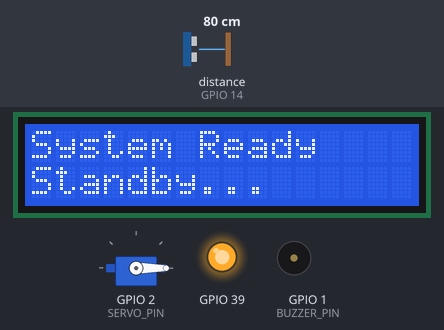
A program run on a simulated ESP32-S3. Parts: 16×2 character LCD, servo, output pins drawn as LEDs (lit = HIGH), buzzer (waves = sounding). Wiring (inferred from the names in the program): ultrasonic range finder: trigger GPIO 3; echo GPIO 14. Inputs (shaded band) come from the test bench; at power-on: distance to the obstacle (sensor on GPIO 14) 80 cm. WiFi joins after 1.5 s; servers stay silent unless stated; uploads are accepted with an empty reply; the camera gives no picture; pins used as bus, display or sensor lines are not drawn; what the program prints to the serial monitor is not drawn.

Above: at 7.1 s.
7.2 s: distance to the obstacle (sensor on GPIO 14) set to 33 cm
8.7 s: distance to the obstacle (sensor on GPIO 14) set to 27 cm
At 10.4 s:
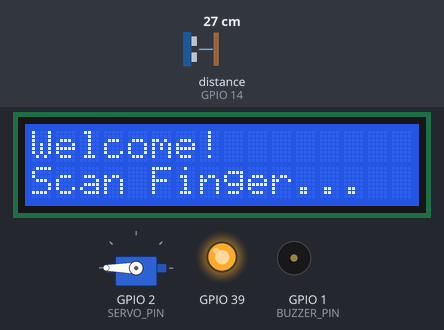
At 14.4 s:
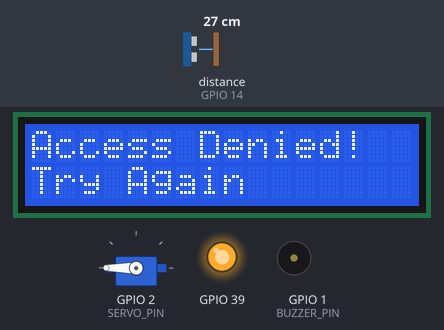
15.4 s: distance to the obstacle (sensor on GPIO 14) set to 2 cm
At 15.44 s:
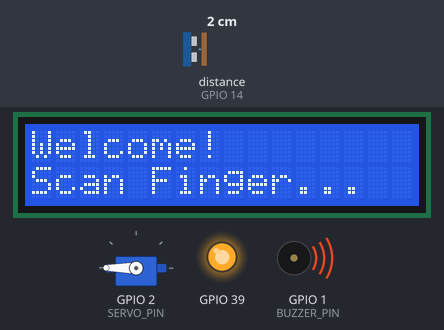
Timing chart, 0 to 18.1 s (numbered marks = the images above; inputs shaded):
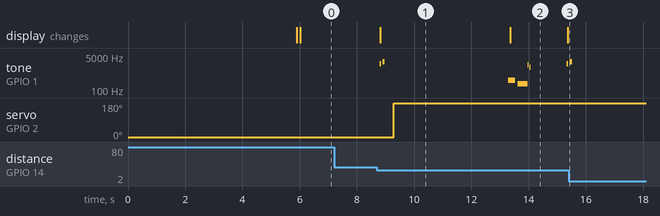

The program:

main.cpp
```cpp
#include <Arduino.h>
#include <ESP32Servo.h>
#include <Wire.h>
#include "wifi_connect.h"
#include "camera_uploader.h"
#include "fingerprint_sensor.h"
#include "ultrasonic_sensor.h"
#include "servo_motor.h"
#include "lcd_screen.h"
#include "fsm_controler.h"
#include "config.h"
#include "network_add_logs.h"
#include "helper_timer.h"
#include "buzzer_sound.h"

QueueHandle_t xEventQueue = NULL;
QueueHandle_t xLcdQueue = NULL;
QueueHandle_t xLogQueue = NULL;

Servo doorServo;

volatile bool isFingerprintEnabled = false;

void setup()
{
  Serial.begin(115200);
  Serial.println("  SYSTEM INITIALIZED    ");

  uint32_t startWait = millis();
  while (!Serial && (millis() - startWait < 3000))
  {
    delay(10);
  }

  Serial.println("\n=================================");
  Serial.println("  ESP32-S3 SYSTEM INITIALIZED    ");
  Serial.println("=================================");
  delay(1000); // Allow time for Serial Monitor to initialize

  xEventQueue = xQueueCreate(10, sizeof(SystemEvent));
  xLcdQueue = xQueueCreate(5, sizeof(LcdMessage));
  xLogQueue = xQueueCreate(5, sizeof(LogPayload));

  connectWiFi(); // Connect to Wi-Fi
  initCamera();  // Initialize Camera

  delay(1000); // Allow for init

  initBuzzer();
  initTime();
  initializeLCD();   // Initialize LCD
  initFingerprint(); // Initialize Fingerprint Sensor
  initializeServo(); // Initialize Servo Pin

  initializeUltrasonicSensor(); // Initialize Ultrasonic

  xTaskCreatePinnedToCore(TaskSystemManager, "FSM_Task", 4096, NULL, 3, NULL, 1);
  xTaskCreatePinnedToCore(TaskNetworkLogger, "NETWORK_TASK", 12288, NULL, 2, NULL, 0);

  Serial.println("--- ESP32-S3 Obstacle Detection System Ready ---");
}

void loop()
{
  vTaskDelay(pdMS_TO_TICKS(100)); // Delay for 100ms to avoid flooding the serial output
}
```

buzzer_sound.h
```cpp
#ifndef BUZZER_SOUND_H
#define BUZZER_SOUND_H

#include "config.h"

void initBuzzer();
void triggerBuzzer(BuzzerPattern pattern);

#endif
```

camera_uploader.h
```cpp
#ifndef CAMERA_UPLOADER_H
#define CAMERA_UPLOADER_H

#include <Arduino.h>

// Initialize OV2640 camera hardware
void initCamera();

// Capture a frame and POST it to your server URL
void captureAndUpload();
bool triggerCameraUpload(const char *eventId);

#endif // CAMERA_UPLOADER_H
```

fingerprint_sensor.h
```cpp
#ifndef FINGERPRINT_SENSOR_H
#define FINGERPRINT_SENSOR_H

#include <Arduino.h>

void initFingerprint();

int getFingerprintID();                   // Scan for a finger and return the matched ID (returns -1 if no match)
void TaskFingerprint(void *pvParameters); // Task to continuously scan for fingerprints

#endif // FINGERPRINT_SENSOR_H
```

fsm_controler.h
```cpp
#ifndef FSM_CONTROLER_H
#define FSM_CONTROLER_H

void TaskSystemManager(void *pvParameters);

#endif
```

helper_timer.h
```cpp
#ifndef HELPER_TIMER_H
#define HELPER_TIMER_H
#include <sys/time.h>

void initTime();
void generateEventId(char *buffer, size_t len);

#endif
```

network_add_logs.h
```cpp
#ifndef NETWORK_LOGGER_TASK_H
#define NETWORK_LOGGER_TASK_H

#include <Arduino.h>

void TaskNetworkLogger(void *pvParameters);
bool triggerAddLog(const char *eventId, const char *reason);

#endif
```

servo_motor.h
```cpp
#ifndef SERVO_MOTOR_H
#define SERVO_MOTOR_H

#include <Arduino.h>
void initializeServo();
void rotateServoToAngle(int angle);
#endif
```

ultrasonic_sensor.h
```cpp
#ifndef ULTRASONIC_SENSOR_H
#define ULTRASONIC_SENSOR_H

#include <Arduino.h>

void initializeUltrasonicSensor();
void TaskUltrasonic(void *pvParameters);
void resetUltrasonicPresence();

#endif
```

wifi_connect.h
```cpp
#ifndef WIFI_CONNECT_H
#define WIFI_CONNECT_H

#include <Arduino.h>

// Function declaration
void connectWiFi();

#endif // WIFI_CONNECT_H
```

controler.cpp
```cpp
#include "fsm_controler.h"
#include "servo_motor.h"
#include "config.h"
#include "fingerprint_sensor.h"
#include "ultrasonic_sensor.h"
#include "camera_uploader.h"
#include "helper_timer.h"
#include "network_add_logs.h"
#include "buzzer_sound.h"

void TaskSystemManager(void *pvParameters)
{
    SystemState currentState = STATE_IDLE;
    SystemEvent event;
    uint8_t retryCount = 0;

    sendToLcd("System Ready", "Standby...");

    for (;;)
    {
        if (xQueueReceive(xEventQueue, &event, portMAX_DELAY) == pdTRUE)
        {

            // --- 2. FINITE STATE MACHINE ---
            switch (currentState)
            {

            case STATE_IDLE:
                if (event.type == EVENT_PERSON_NEAR)
                {
                    retryCount = 0; // Reset retry count when a new person is detected
                    triggerBuzzer(BUZZ_WELCOME);
                    sendToLcd("Welcome!", "Scan Finger...");
                    isFingerprintEnabled = true;
                    vTaskDelay(pdMS_TO_TICKS(500)); // Allow time for the fingerprint sensor to initialize
                    doorServo.write(180);           // open finger print sensor cover
                    currentState = STATE_AWAITING_FINGER;
                }
                break;

            case STATE_AWAITING_FINGER:
                if (event.type == EVENT_FINGER_MATCHED)
                {
                    currentState = STATE_ACCESS_GRANTED;
                    triggerBuzzer(BUZZ_ACCESS_GRANTED);
                    char eventId[32];
                    generateEventId(eventId, sizeof(eventId));

                    char buf[17];
                    snprintf(buf, sizeof(buf), "User #%d", event.payload.intValue);
                    sendToLcd("Access Granted!", buf);
                    triggerCameraUpload(eventId); // Capture and upload photo
                    triggerAddLog(eventId, "FINGER MATCHED");

                    doorServo.write(90);             // Unlock door
                    vTaskDelay(pdMS_TO_TICKS(3000)); // Hold open for 3 seconds
                    doorServo.write(0);              // Relock door

                    resetUltrasonicPresence();
                    currentState = STATE_IDLE;
                }
                else if (event.type == EVENT_FINGER_FAILED)
                {
                    retryCount++;
                    if (retryCount >= 3)
                    {
                        triggerBuzzer(BUZZ_ACCESS_DENIED);
                        retryCount = 0; // Reset retry count after reaching the limit
                        currentState = STATE_ACCESS_DENIED;

                        char eventId[32];
                        generateEventId(eventId, sizeof(eventId));

                        sendToLcd("Access Denied!", "Try Again");
                        triggerCameraUpload(eventId); // Capture and upload photo of the person
                        triggerAddLog(eventId, "FINGER FAILED");
                        vTaskDelay(pdMS_TO_TICKS(2000)); // Display message for 2 seconds
                        resetUltrasonicPresence();       // Clear any pending events
                        currentState = STATE_IDLE;
                    }
                    else
                    {
                        vTaskDelay(pdMS_TO_TICKS(2000));
                        currentState = STATE_AWAITING_FINGER;
                        sendToLcd("Welcome!", "Scan Finger...");
                    }
                }
                else if (event.type == EVENT_PERSON_LEFT)
                {
                    doorServo.write(0); // Close sensor cover
                    resetUltrasonicPresence();
                    currentState = STATE_IDLE;
                    sendToLcd("System Ready", "Standby...");
                    isFingerprintEnabled = false;
                }
                break;

            default:
                break;
            }
        }
    }
}
```

buzzer_sound.cpp
```cpp
#include "buzzer_sound.h"
#include "config.h"

QueueHandle_t xBuzzerQueue = NULL;

// Use LEDC Channel 1 (Channel 0 is reserved for Camera XCLK)
#define BUZZER_LEDC_CHANNEL 1
#define BUZZER_LEDC_RESOLUTION 8 // 8-bit (0-255)
#define BUZZER_DEFAULT_FREQ 2000

static void playTone(uint32_t freq, uint32_t durationMs)
{
    if (freq > 0)
    {
        // Update frequency and set 50% duty cycle (sound ON)
        ledcWriteTone(BUZZER_LEDC_CHANNEL, freq);
        ledcWrite(BUZZER_LEDC_CHANNEL, 127);
    }

    vTaskDelay(pdMS_TO_TICKS(durationMs));

    // Turn sound OFF by setting duty cycle to 0 (DO NOT set tone freq to 0)
    ledcWrite(BUZZER_LEDC_CHANNEL, 0);
}

static void TaskBuzzer(void *pvParameters)
{
    BuzzerPattern pattern;

    for (;;)
    {
        if (xQueueReceive(xBuzzerQueue, &pattern, portMAX_DELAY) == pdTRUE)
        {
            switch (pattern)
            {
            case BUZZ_WELCOME:
                playTone(2000, 60);
                vTaskDelay(pdMS_TO_TICKS(50));
                playTone(2600, 80);
                break;

            case BUZZ_ACCESS_GRANTED:
                playTone(523, 100);
                vTaskDelay(pdMS_TO_TICKS(30));
                playTone(659, 100);
                vTaskDelay(pdMS_TO_TICKS(30));
                playTone(784, 200);
                break;

            case BUZZ_ACCESS_DENIED:
                playTone(300, 250);
                vTaskDelay(pdMS_TO_TICKS(80));
                playTone(200, 350);
                break;

            case BUZZ_PHOTO_CLICK:
                playTone(1800, 30);
                vTaskDelay(pdMS_TO_TICKS(40));
                playTone(1400, 40);
                break;
            }
        }
    }
}

void triggerBuzzer(BuzzerPattern pattern)
{
    if (xBuzzerQueue != NULL)
    {
        xQueueSend(xBuzzerQueue, &pattern, 0);
    }
}

void initBuzzer()
{
    // Configure LEDC Timer and attach pin ONCE during initialization
    ledcSetup(BUZZER_LEDC_CHANNEL, BUZZER_DEFAULT_FREQ, BUZZER_LEDC_RESOLUTION);
    ledcAttachPin(BUZZER_PIN, BUZZER_LEDC_CHANNEL);
    ledcWrite(BUZZER_LEDC_CHANNEL, 0); // Start silent

    xBuzzerQueue = xQueueCreate(5, sizeof(BuzzerPattern));

    // Increased stack depth from 2048 to 4096 bytes to avoid FreeRTOS stack panic
    xTaskCreatePinnedToCore(TaskBuzzer, "BUZZER_TASK", 4096, NULL, 1, NULL, 1);
    Serial.println("[Buzzer] Initialized successfully.");
}
```

uploader.cpp
```cpp
#include <WiFi.h>
#include <WiFiClientSecure.h> // Required for HTTPS endpoints
#include <HTTPClient.h>
#include <ArduinoJson.h>

#include "camera_uploader.h"
#include "esp_camera.h"
#include "config.h"
#include "buzzer_sound.h"

// --- ESP32-S3 CAM Pinout (Camera Bus) ---
#define PWDN_GPIO_NUM -1
#define RESET_GPIO_NUM -1
#define XCLK_GPIO_NUM 15
#define SIOD_GPIO_NUM 4
#define SIOC_GPIO_NUM 5

#define Y9_GPIO_NUM 16
#define Y8_GPIO_NUM 17
#define Y7_GPIO_NUM 18
#define Y6_GPIO_NUM 12
#define Y5_GPIO_NUM 10
#define Y4_GPIO_NUM 8
#define Y3_GPIO_NUM 9
#define Y2_GPIO_NUM 11
#define VSYNC_GPIO_NUM 6
#define HREF_GPIO_NUM 7
#define PCLK_GPIO_NUM 13

static QueueHandle_t cameraQueue = NULL;
const char *UPLOAD_URL = "https://api-iot-raithunestham.onrender.com/api/upload/image";

String uploadImageToCloud(uint8_t *imageBytes, size_t length, const char *eventId)
{
  if (WiFi.status() != WL_CONNECTED)
    return "";

  // 1. Configure secure client to bypass SSL certificate validation for HTTPS
  WiFiClientSecure client;
  client.setInsecure();

  HTTPClient http;
  if (!http.begin(client, UPLOAD_URL))
  {
    Serial.println("[CameraTask] Failed to connect to HTTPS endpoint");
    return "";
  }

  // 2. Define multipart boundary
  String boundary = "----ESP32Boundary12345";
  http.addHeader("Content-Type", "multipart/form-data; boundary=" + boundary);

  // 3. Build text field for eventId
  String head = "--" + boundary + "\r\n";
  head += "Content-Disposition: form-data; name=\"eventId\"\r\n\r\n";
  head += String(eventId) + "\r\n";

  // 4. Build multipart file header
  head += "--" + boundary + "\r\n";
  head += "Content-Disposition: form-data; name=\"image\"; filename=\"" + String(eventId) + ".jpg\"\r\n";
  head += "Content-Type: image/jpeg\r\n\r\n";

  // 5. Build multipart tail
  String tail = "\r\n--" + boundary + "--\r\n";

  size_t totalLen = head.length() + length + tail.length();

  // 6. Allocate buffer in PSRAM or Heap
  uint8_t *payloadBuffer = psramFound()
                               ? (uint8_t *)ps_malloc(totalLen)
                               : (uint8_t *)malloc(totalLen);

  if (!payloadBuffer)
  {
    Serial.println("[CameraTask] Out of memory for upload buffer!");
    http.end();
    return "";
  }

  // Copy head -> JPEG bytes -> tail
  memcpy(payloadBuffer, head.c_str(), head.length());
  memcpy(payloadBuffer + head.length(), imageBytes, length);
  memcpy(payloadBuffer + head.length() + length, tail.c_str(), tail.length());

  int httpResponseCode = http.POST(payloadBuffer, totalLen);
  free(payloadBuffer); // Free memory immediately

  String responseBody = "";
  if (httpResponseCode == 200 || httpResponseCode == 201)
  {
    responseBody = http.getString();
    Serial.printf("[CameraTask] Image upload success for eventId: %s\n", eventId);
  }
  else
  {
    Serial.printf("[CameraTask] Upload failed, HTTP Code: %d\n", httpResponseCode);
  }

  http.end();
  return responseBody;
}

void captureAndUpload(CameraEvent event)
{
  camera_fb_t *fb = esp_camera_fb_get();
  if (!fb)
  {
    Serial.println("[Camera] Capture failed!");
    return;
  }

  Serial.printf("[Camera] Captured %u bytes. Uploading...\n", fb->len);
  triggerBuzzer(BUZZ_PHOTO_CLICK);
  uploadImageToCloud(fb->buf, fb->len, event.eventId);
  esp_camera_fb_return(fb); // Release frame memory back to driver
}

static void TaskCameraUploader(void *pvParameters)
{
  CameraEvent event;
  for (;;)
  {
    if (xQueueReceive(cameraQueue, &event, portMAX_DELAY) == pdTRUE)
    {
      if (!event.photoTaken)
      {
        captureAndUpload(event);
      }
    }
  }
}

bool triggerCameraUpload(const char *eventId)
{
  if (cameraQueue == NULL)
    return false;

  // Zero-initialize struct to prevent garbage memory in photoTaken
  CameraEvent event = {0};
  snprintf(event.eventId, sizeof(event.eventId), "%s", eventId);
  event.photoTaken = false;
  event.timestamp = millis();

  return xQueueSend(cameraQueue, &event, 0) == pdTRUE;
}

void initCamera()
{
  camera_config_t config;
  config.ledc_channel = LEDC_CHANNEL_0;
  config.ledc_timer = LEDC_TIMER_0;
  config.pin_d0 = Y2_GPIO_NUM;
  config.pin_d1 = Y3_GPIO_NUM;
  config.pin_d2 = Y4_GPIO_NUM;
  config.pin_d3 = Y5_GPIO_NUM;
  config.pin_d4 = Y6_GPIO_NUM;
  config.pin_d5 = Y7_GPIO_NUM;
  config.pin_d6 = Y8_GPIO_NUM;
  config.pin_d7 = Y9_GPIO_NUM;
  config.pin_xclk = XCLK_GPIO_NUM;
  config.pin_pclk = PCLK_GPIO_NUM;
  config.pin_vsync = VSYNC_GPIO_NUM;
  config.pin_href = HREF_GPIO_NUM;
  config.pin_sccb_sda = SIOD_GPIO_NUM;
  config.pin_sccb_scl = SIOC_GPIO_NUM;
  config.pin_pwdn = PWDN_GPIO_NUM;
  config.pin_reset = RESET_GPIO_NUM;
  config.xclk_freq_hz = 10000000; // 10MHz clock for stability
  config.pixel_format = PIXFORMAT_JPEG;

  if (psramFound())
  {
    config.frame_size = FRAMESIZE_VGA;
    config.jpeg_quality = 12;
    config.fb_count = 2;
  }
  else
  {
    config.frame_size = FRAMESIZE_QVGA;
    config.jpeg_quality = 15;
    config.fb_count = 1;
  }

  esp_err_t err = esp_camera_init(&config);
  if (err != ESP_OK)
  {
    Serial.printf("Camera init failed with error 0x%x\n", err);
    return;
  }

  cameraQueue = xQueueCreate(10, sizeof(CameraEvent));

  // Raised FreeRTOS priority from 0 to 1 so the task executes reliably
  xTaskCreatePinnedToCore(
      TaskCameraUploader, "CameraCaptureTask", 20480, NULL, 1, NULL, 0);
}
```

add_logs.cpp
```cpp
#include <WiFi.h>
#include <WiFiClientSecure.h>
#include <HTTPClient.h>
#include <ArduinoJson.h>
#include "network_add_logs.h"
#include "config.h"
#include "wifi_connect.h"

const char *SERVICE_URL = "https://api-iot-raithunestham.onrender.com/api/usersEntry/add";

void TaskNetworkLogger(void *pvParameters)
{
    SystemEvent event;

    for (;;)
    {
        if (xQueueReceive(xLogQueue, &event, portMAX_DELAY) == pdTRUE)
        {
            if (WiFi.status() == WL_CONNECTED)
            {
                WiFiClientSecure client;
                client.setInsecure(); // Bypass SSL certificate verification

                HTTPClient http;
                if (!http.begin(client, SERVICE_URL))
                {
                    Serial.println("[NetworkLogger] Failed to initialize SSL connection!");
                    continue;
                }

                http.addHeader("Content-Type", "application/json");

                JsonDocument logDoc;
                logDoc["eventId"] = event.payload.logData.eventId;
                logDoc["reason"] = event.payload.logData.reason;

                String requestBody;
                serializeJson(logDoc, requestBody);

                int httpCode = http.POST(requestBody);
                if (httpCode == 200 || httpCode == 201)
                {
                    Serial.printf("[NetworkLogger] Log uploaded successfully! eventId: %s\n",
                                  event.payload.logData.eventId);
                }
                else
                {
                    Serial.printf("[NetworkLogger] Logging server error code: %d\n", httpCode);
                }

                http.end();
            }
            else
            {
                Serial.println("[NetworkLogger] Wi-Fi disconnected. Log skipped.");
            }
        }
    }
}

// FIX 3: Properly match return type declared in header file
bool triggerAddLog(const char *eventId, const char *reason)
{
    if (xLogQueue == NULL)
        return false;

    SystemEvent logEv;
    logEv.type = EVENT_UPLOAD_LOG;

    snprintf(logEv.payload.logData.eventId, sizeof(logEv.payload.logData.eventId), "%s", eventId);
    snprintf(logEv.payload.logData.reason, sizeof(logEv.payload.logData.reason), "%s", reason);

    return (xQueueSend(xLogQueue, &logEv, 0) == pdTRUE);
}
```

motor.cpp
```cpp
#include <Arduino.h>
#include <ESP32Servo.h>
#include "config.h"

void initializeServo()
{
  doorServo.attach(SERVO_PIN);

  // Initialize Servo
  ESP32PWM::allocateTimer(0);
  doorServo.setPeriodHertz(50); // Standard 50Hz servo
  doorServo.attach(SERVO_PIN, 500, 2400);

  doorServo.write(0);
}

void rotateServoToAngle(int angle)
{
  if (angle < 0 || angle > 180)
  {
    Serial.println("Invalid angle! Please provide an angle between 0 and 180 degrees.");
    return;
  }
  doorServo.write(angle);
}
```

lcd_screen.h
```cpp
#ifndef LCD_SCREEN_H
#define LCD_SCREEN_H

#include <Arduino.h>

void initializeLCD();
void TaskLCD(void *pvParameters);

#endif
```

Source omitted: sensor.cpp (3684 bytes), sensor.cpp (1483 bytes), connect.cpp (1401 bytes), config.h (2390 bytes), screen.cpp (1041 bytes)

Measured:
- the behaviour switches between 31 and 30 cm on distance to the obstacle (sensor on GPIO 14) (found by bisection; images 0 and 1)
- after the input at 7.2 s, every drawn part: stays the same
- after the input at 8.7 s, tone on GPIO 1 (BUZZER_PIN): plays 2000 Hz for 0.06 s, 2600 Hz for 0.08 s, 300 Hz for 0.25 s, 200 Hz for 0.35 s, 1800 Hz for 0.03 s, 1400 Hz for 0.04 s … (7 notes in this stretch), starting after 0.09 s; servo on GPIO 2 (SERVO_PIN): 0° → 180° after 0.59 s; the display: changes after 0.12 s (image 1)
- what the display in image 1 shows lasts 4.6 s, from 8.8 s to 13.4 s
- what the display in image 2 shows lasts 2.0 s, from 13.4 s to 15.4 s
